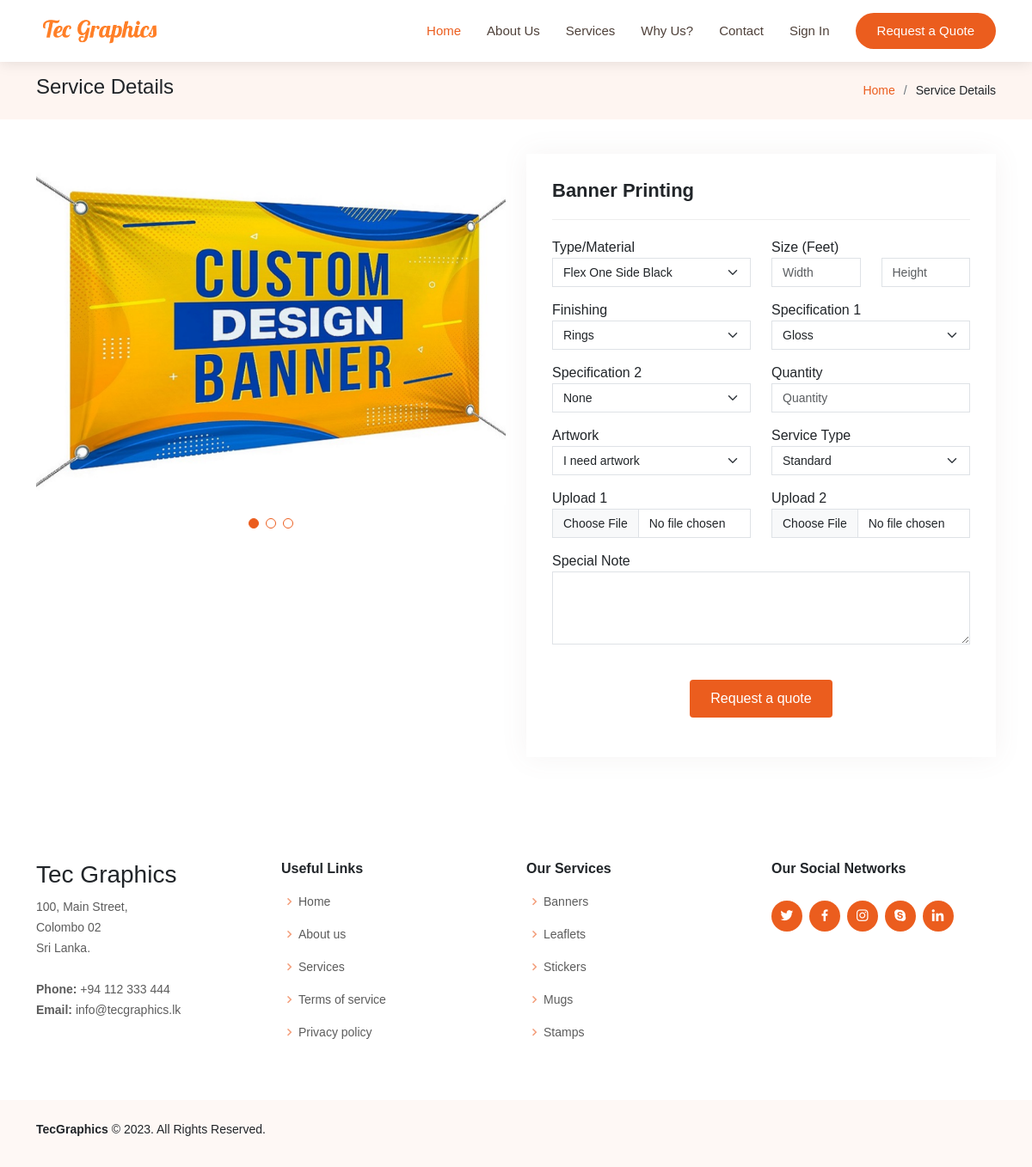
/product-details.php?pid=1, run on the app's committed database.
### tables this page shows
CREATE TABLE IF NOT EXISTS `products` (
  `id` int(11) NOT NULL AUTO_INCREMENT,
  `name` varchar(35) NOT NULL,
  `material` tinyint(1) NOT NULL,
  `size` tinyint(1) NOT NULL,
  `finishing` tinyint(1) NOT NULL,
  `color` tinyint(1) NOT NULL,
  `spec1` tinyint(1) NOT NULL,
  `spec2` tinyint(1) NOT NULL,
  `pricing` varchar(20) NOT NULL DEFAULT '1',
  `uprice` varchar(25) NOT NULL DEFAULT '0.00',
  `image1` varchar(150) NOT NULL,
  `image2` varchar(150) NOT NULL,
  `image3` varchar(150) NOT NULL,
  PRIMARY KEY (`id`)
);

CREATE TABLE IF NOT EXISTS `pricing` (
  `id` int(11) NOT NULL AUTO_INCREMENT,
  `name` varchar(20) NOT NULL,
  `measure` varchar(20) NOT NULL,
  PRIMARY KEY (`id`)
);

### product-details.php (the view, shortened to what this page needs)
<!DOCTYPE html>
<html lang="en">
<head>
  <?php include('web_header.php'); ?>
</head>
<body>
    <?php include('web_navbar.php'); ?>
    <?php include('db_connection.php'); ?>
  <main id="main">
    <section class="breadcrumbs">
      <div class="container">
        <div class="d-flex justify-content-between align-items-center">
          <h2>Service Details</h2>
          <ol>
            <li><a href="index.php">Home</a></li>
            <li>Service Details</li>
          </ol>
        </div>
      </div>
    </section>
    <?php
    $prod = $_GET["pid"];
    $select_prod = mysqli_query($con, "SELECT * FROM products WHERE id = '$prod'");
    $result_prod = mysqli_fetch_array($select_prod);
    $select_unit = mysqli_query($con, "SELECT measure FROM pricing WHERE id = '{$result_prod['pricing']}'");
    $result_unit = mysqli_fetch_array($select_unit);
    ?>
    <section id="portfolio-details" class="portfolio-details">
      <div class="container">
        <div class="row gy-4">
          <div class="col-lg-6">
            <div class="portfolio-details-slider swiper">
              <div class="swiper-wrapper align-items-center">
              <?php
              for($i=1; $i<=3; $i++){
                  if($result_prod['image'.$i] != ''){
              ?>
                <div class="swiper-slide">
                  <img src="assets/img/portfolio/<?php echo $result_prod['image'.$i]; ?>" alt="">
                </div>
              <?php }} ?>
              </div>
              <div class="swiper-pagination"></div>
            </div>
          </div>
          <div class="col-lg-6">
            <div class="portfolio-info">
              <h3><?php echo $result_prod['name']; ?></h3>
              <form name="service_form" id="mainForm" action="details_submit.php" method="post" role="form" class="php-email-form" enctype="multipart/form-data" >
                 <div class="row mb-3">
                    <?php if($result_prod['material'] == 1){ ?>
                    <div class="form-group col-md-6">
                      <label for="artwork">Type/Material</label>
                      <select class="form-select" name="material" id="material" >
                        <?php
                        $select_mat = mysqli_query($con, "SELECT * FROM pro_material WHERE prod_id = '{$result_prod['id']}'");
						while($result_mat = mysqli_fetch_array($select_mat)){
                        ?>
                        <option value="<?php echo $result_mat['id']; ?>"><?php echo $result_mat['name']; ?></option>
                        <?php } ?>
                      </select>
                    </div>
                    <?php } ?>
                    <?php
                    if($result_prod['pricing'] == 1){
                    if($result_prod['size'] == 1){
                    ?>
                    <div class="form-group col-md-6">
                      <label for="artwork">Size</label>
                      <select class="form-select" name="size" id="size" >
                        <?php
                        $select_siz = mysqli_query($con, "SELECT * FROM pro_size WHERE prod_id = '{$result_prod['id']}'");
						while($result_siz = mysqli_fetch_array($select_siz)){
                        ?>
                        <option value="<?php echo $result_siz['id']; ?>"><?php echo $result_siz['name']; ?></option>
                        <?php } ?>
                      </select>
                      <span id="aw_error" ></span>
                    </div>
                    <?php }} else { ?>
                    <div class="form-group col-md-3">
                      <label for="artwork">Size (<?php echo $result_unit['measure']; ?>)</label>
                      <input type="text" class="form-control" name="width" id="width" placeholder="Width" onkeypress="return isNumberKeyn(event);" />
                    </div>
                    <div class="form-group col-md-3">
                      <label for="artwork">&nbsp;</label>
                      <input type="text" class="form-control" name="height" id="height" placeholder="Height" onkeypress="return isNumberKeyn(event);" />
                    </div>
                    <?php } ?>
                    <?php if($result_prod['finishing'] == 1){ ?>
                    <div class="form-group col-md-6">
                      <label for="artwork">Finishing</label>
                      <select class="form-select" name="finishing" id="finishing" >
                        <?php
                        $select_fin = mysqli_query($con, "SELECT * FROM pro_finishing WHERE prod_id = '{$result_prod['id']}'");
						while($result_fin = mysqli_fetch_array($select_fin)){
                        ?>
                        <option value="<?php echo $result_fin['id']; ?>"><?php echo $result_fin['name']; ?></option>
                        <?php } ?>
                      </select>
                    </div>
                    <?php } ?>
                    <?php if($result_prod['spec1'] == 1){ ?>
                    <div class="form-group col-md-6">
                      <label for="artwork">Specification 1</label>
                      <select class="form-select" name="spec1" id="spec1" >
                        <?php
                        $select_spo = mysqli_query($con, "SELECT * FROM pro_spec1 WHERE prod_id = '{$result_prod['id']}'");
						while($result_spo = mysqli_fetch_array($select_spo)){
                        ?>
                        <option value="<?php echo $result_spo['id']; ?>"><?php echo $result_spo['name']; ?></option>
                        <?php } ?>
                      </select>
                    </div>
                    <?php } ?>
                    <?php if($result_prod['spec2'] == 1){ ?>
                    <div class="form-group col-md-6">
                      <label for="artwork">Specification 2</label>
                      <select class="form-select" name="spec2" id="spec2" >
                        <?php
                        $select_spt = mysqli_query($con, "SELECT * FROM pro_spec2 WHERE prod_id = '{$result_prod['id']}'");
						while($result_spt = mysqli_fetch_array($select_spt)){
                        ?>
                        <option value="<?php echo $result_spt['id']; ?>"><?php echo $result_spt['name']; ?></option>
                        <?php } ?>
                      </select>
                    </div>
                    <?php } ?>
                    <div class="form-group col-md-6">
                      <label for="quantity">Quantity</label>
                      <input type="text" class="form-control" name="quantity" id="quantity" placeholder="Quantity" onkeypress="return isNumberKey(event);" >
                    </div>
                    <div class="form-group col-md-6">
                      <label for="artwork">Artwork</label>
                      <select class="form-select" name="artwork" id="artwork" >
                        <option value="need">I need artwork</option>
                      </select>
                    </div>
                    <div class="form-group col-md-6">
                      <label for="service">Service Type</label>
                      <select class="form-select" name="service" id="service" >
                        <option value="standard">Standard</option>
                      </select>
                    </div>
                    <div class="form-group col-md-6">
                      <label for="upload1">Upload 1</label>
                      <input type="file" class="form-control" name="upload1" id="upload1" >
                    </div>
                    <div class="form-group col-md-6">
                      <label for="upload2">Upload 2</label>
                      <input type="file" class="form-control" name="upload2" id="upload2" >
                    </div>
                    <div class="form-group col-md-12">
                      <label for="spnote">Special Note</label>
                      <textarea class="form-control" name="spnote" id="spnote" rows="3" ></textarea>
                    </div>
                 </div>
                 <div class="row mb-3">
                    <div class="text-center">
                        <button type="button" onclick="validateForm()" >Request a quote</button>
                    </div>
                 </div>
              </form>
            </div>
          </div>
        </div>
      </div>
    </section>
  </main>
  <?php include('web_footer.php'); ?>
</body>
</html>

### assets/css/style.css (style rules this page uses)
body { font-family: "Open Sans", sans-serif; color: #212529; }
a { color: #eb5d1e; text-decoration: none; }
h1, h2, h3, h4, h5, h6, .font-primary { font-family: "Raleway", sans-serif; }
#main { margin-top: 72px; }
section { padding: 60px 0; overflow: hidden; }
.breadcrumbs { padding: 15px 0; background-color: #fef5f1; min-height: 40px; }
.breadcrumbs h2 { font-size: 24px; font-weight: 300; }
.breadcrumbs ol { display: flex; flex-wrap: wrap; list-style: none; padding: 0; margin: 0; font-size: 14px; }
.breadcrumbs ol li+li { padding-left: 10px; }
.breadcrumbs ol li+li::before { display: inline-block; padding-right: 10px; color: #6c757d; content: "/"; }
.portfolio-details { padding-top: 40px; }
.portfolio-details .portfolio-details-slider img { width: 100%; }
.portfolio-details .portfolio-details-slider .swiper-pagination { margin-top: 20px; position: relative; }
.portfolio-details .portfolio-info { padding: 30px; box-shadow: 0px 0 30px rgba(122, 105, 96, 0.08); }
.portfolio-details .portfolio-info h3 { font-size: 22px; font-weight: 700; margin-bottom: 20px; padding-bottom: 20px; border-bottom: 1px solid #eee; }
.portfolio-details .php-email-form .form-group { padding-bottom: 15px; }
.portfolio-details .php-email-form input, .portfolio-details .php-email-form select, .portfolio-details .php-email-form textarea { border-radius: 0; box-shadow: none; font-size: 14px; }
.portfolio-details .php-email-form input, .portfolio-details .php-email-form select { height: 34px; }
.portfolio-details .php-email-form textarea { padding: 10px 12px; }
.portfolio-details .php-email-form button { background: #eb5d1e; border: 0; padding: 10px 24px; color: #fff; transition: 0.4s; border-radius: 4px; }
form { display: grid; gap: 10px; }

### data on the page
products: image1 (picture), name "Banner Printing"
pricing: measure "Feet"

### other printed values
form field material "Flex One Side Black"
form field finishing "Rings"
form field spec1 "Gloss"
form field spec2 "None"
